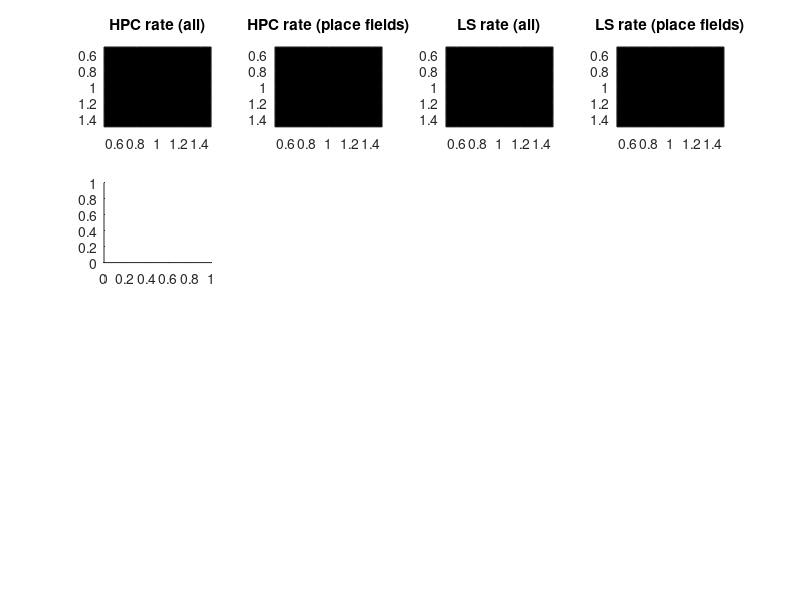

Write the MATLAB code that produced this figure. (Note: this script raises an error after producing the figure.)


clf
l_rate_maps_smooth = [];
l_phase_maps_smooth = [];
h_phase_maps_smooth = [];
h_rate_maps_smooth = [];
hpc_field = [];
ls_field = [];
h_an = [];
l_an =[];
recordingList  = dir('*201*');
homeDirectory = pwd;
tau = 20; % smoothing window (# of bins)


%% get rate/phase maps from all sessions
for i=1:length(recordingList)
   cd(recordingList(i).name) 
    if ~isempty(dir('*positionDecodingMaxCorr_binned_box_mean*')) & exist([recordingList(i).name '.placeFields.20_pctThresh.mat'])
        sessionInfo = bz_getSessionInfo(pwd,'noprompts',true);
        animal = sessionInfo.animal;
        spikes = bz_GetSpikes;
        load([sessionInfo.FileName '.behavior.mat'])
         [firingMaps] = bz_firingMap1D(spikes,behavior,tau);
        load([recordingList(i).name '.phaseMaps.cellinfo.mat'],'phaseMaps')
        load([recordingList(i).name '.placeFields.20_pctThresh.mat'],'fields') 
        [binnedfiringMaps.phaseMaps] = bz_phaseMap2Bins(phaseMaps.phaseMaps,firingMaps.rateMaps,behavior);
        conditions = length(unique(behavior.events.trialConditions));
        for cell =1:length(spikes.times)
            for cond = 1:conditions
               if sum(behavior.events.trialConditions==cond) >= 10 %%%%%%%%%%%%%%%%%%%%%%%%%%
               if sum(sum(firingMaps.countMaps{cond}(cell,:,:))) >= 1.5 * sum(behavior.events.trialConditions==cond) 
               if strcmp(spikes.region{cell},'hpc') | strcmp(spikes.region{cell},'ca3')  | strcmp(spikes.region{cell},'ca1') 
                    for field = 1:length(fields{cond}{cell})
                        if ~isempty(fields{cond}{cell}) %& length(fields{cond}{cell}) == 1
                           hpc_field = [hpc_field;fields{cond}{cell}{field}.COM];
                        else
                           hpc_field = [hpc_field;nan];
                        end
                        hh = (squeeze((squeeze(binnedfiringMaps.phaseMaps{cond}(cell,:,:)))));
                        for trial = 1:size(hh,1)
                        hh(trial,:) = circ_smoothTS(hh(trial,:),tau,'method','mean','exclude',0); 
                        end
                        h_rate_maps_smooth = [h_rate_maps_smooth;(squeeze(mean(firingMaps.rateMaps_box{cond}(cell,:,:),2))')]; 
                        h_phase_maps_smooth = [h_phase_maps_smooth;(squeeze(circ_mean(hh)))]; clear hh
                        h_an = [h_an; sum(double(animal))];
                    end
                    if isempty(fields{cond}{cell})
                        hpc_field = [hpc_field;nan];
                        hh = (squeeze((squeeze(binnedfiringMaps.phaseMaps{cond}(cell,:,:)))));
                        for trial = 1:size(hh,1)
                        hh(trial,:) = circ_smoothTS(hh(trial,:),tau,'method','mean','exclude',0); 
                        end
                        h_rate_maps_smooth = [h_rate_maps_smooth;(squeeze(mean(firingMaps.rateMaps_box{cond}(cell,:,:),2))')]; 
                        h_phase_maps_smooth = [h_phase_maps_smooth;(squeeze(circ_mean(hh)))]; clear hh
                        h_an = [h_an; sum(double(animal))];
                    end
               elseif strcmp(spikes.region{cell},'ls') 
                   field = 1;%for field = 1:length(fields{cond}{cell})
                    if ~isempty(fields{cond}{cell}) %& length(fields{cond}{cell}) == 1
                        ls_field = [ls_field;fields{cond}{cell}{field}.COM];
                    else
                        ls_field = [ls_field;nan];
                    end
                    ll = (squeeze((squeeze(binnedfiringMaps.phaseMaps{cond}(cell,:,:)))));
                    for trial = 1:size(ll,1)
                       ll(trial,:) = circ_smoothTS(ll(trial,:),tau,'method','mean','exclude',0); 
                    end
                    l_rate_maps_smooth = [l_rate_maps_smooth;squeeze(mean(firingMaps.rateMaps_box{cond}(cell,:,:),2))'];
                    l_phase_maps_smooth = [l_phase_maps_smooth;(circ_mean(ll))];clear ll
                    l_an = [l_an; sum(double(animal))];
               end
               end
               end
            end
        end
    end
cd(homeDirectory)
end


%% plotting 
figure(3)

subplot(4,4,1)
imagesc(corr(h_rate_maps_smooth))
caxis([.1 1])
title('HPC rate (all)')

subplot(4,4,2)
imagesc(corr(h_rate_maps_smooth(~isnan(hpc_field),:)))
caxis([.1 1])
title('HPC rate (place fields)')

subplot(4,4,3)
imagesc(corr(l_rate_maps_smooth))
caxis([.1 1])
title('LS rate (all)')

subplot(4,4,4)
imagesc(corr(l_rate_maps_smooth(~isnan(ls_field),:)))
caxis([.1 1])
title('LS rate (place fields)')

subplot(4,4,5)
for i=1:size(h_phase_maps_smooth,2)
    for j = 1:size(h_phase_maps_smooth,2)
        [h_phase_corr_all(i,j) p] = circ_corrcc(h_phase_maps_smooth(:,i),h_phase_maps_smooth(:,j));
    end
end
imagesc(h_phase_corr_all)
caxis([.1 1])
title('HPC phase (all)')

subplot(4,4,6)
for i=1:size(h_phase_maps_smooth,2)
    for j = 1:size(h_phase_maps_smooth,2)
        [h_phase_corr(i,j) p] = circ_corrcc(h_phase_maps_smooth(~isnan(hpc_field),i),h_phase_maps_smooth(~isnan(hpc_field),j));
    end
end
imagesc(h_phase_corr)
caxis([.1 1])
title('HPC phase (place fields)')

subplot(4,4,7)
for i=1:size(l_phase_maps_smooth,2)
    for j = 1:size(l_phase_maps_smooth,2)
        [l_phase_corr(i,j) p] = circ_corrcc(l_phase_maps_smooth(:,i),l_phase_maps_smooth(:,j));
    end
end
imagesc(l_phase_corr)
caxis([.1 1])
title('LS phase (all)')

subplot(4,4,8)
for i=1:size(l_phase_maps_smooth,2)
    for j = 1:size(l_phase_maps_smooth,2)
        [l_phase_corr(i,j) p] = circ_corrcc(l_phase_maps_smooth(~isnan(ls_field),i),l_phase_maps_smooth(~isnan(ls_field),j));
    end
end
imagesc(l_phase_corr)
caxis([.1 1])
title('LS phase (place fields)')

subplot(4,4,9)
hold on
plot(diag(flipud(h_phase_corr_all)),'b')
plot(diag(flipud(corr(h_rate_maps_smooth))),'r')
axis([0 200 0 1])

subplot(4,4,10)
hold on
plot(diag(flipud(h_phase_corr)),'b')
plot(diag(flipud(corr(h_rate_maps_smooth(~isnan(hpc_field),:)))),'r')
axis([0 200 0 1])

subplot(4,4,11)
hold on
plot(diag(flipud(l_phase_corr)),'b')
plot(diag(flipud(corr(l_rate_maps_smooth))),'r')
axis([0 200 0 1])

subplot(4,4,12)
hold on
plot(diag(flipud(l_phase_corr)),'b')
plot(diag(flipud(corr(l_rate_maps_smooth(~isnan(ls_field),:)))),'r')
axis([0 200 0 1])






